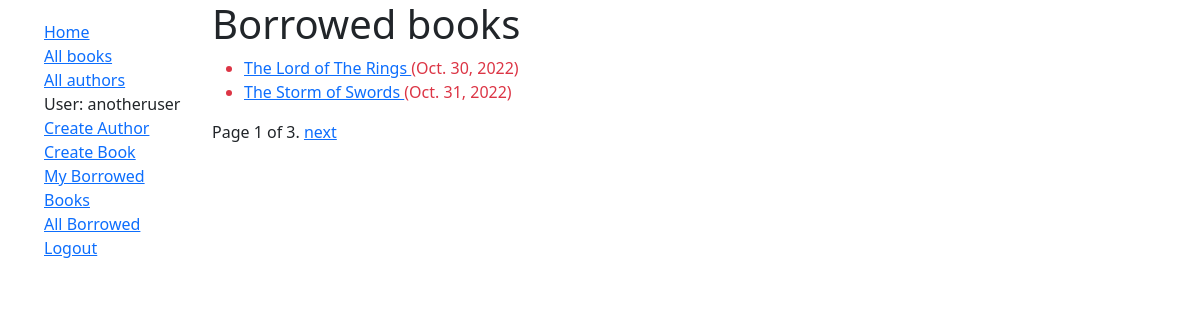
Screenshot of /catalog/mybooks/ (signed in) with the database file from the repository.
### catalog/models.py (models this page shows, shortened)
class BookInstance(models.Model):
    id = models.UUIDField(primary_key=True, default=uuid.uuid4, help_text='Unique ID for this particular book across whole library')
    book = models.ForeignKey('Book', on_delete=models.RESTRICT, null=True)
    imprint = models.CharField(max_length=200)
    due_back = models.DateField(null=True, blank=True)
    LOAN_STATUS = (
        ('m', 'Maintenance'),
        ('o', 'On loan'),
        ('a', 'Available'),
        ('r', 'Reserved'),
    )
    status = models.CharField(
        max_length=1,
        choices=LOAN_STATUS,
        blank=True,
        default='m',
        help_text='Book availability',
    )
    class Meta:
        ordering = ['due_back']
        permissions = (("can_mark_returned", "Set book as returned"),)
    borrower = models.ForeignKey(User, on_delete=models.SET_NULL, null=True, blank=True)
    @property
    def is_overdue(self):
        return bool(self.due_back and date.today() > self.due_back)

class Book(models.Model):
    title = models.CharField(max_length=200)
    author = models.ForeignKey('Author', on_delete=models.SET_NULL, null=True)
    summary = models.TextField(max_length=1000, help_text='Enter a brief description of the book')
    isbn = models.CharField('ISBN', max_length=13, unique=True,
                             help_text='13 Character <a href="https://www.isbn-international.org/content/what-isbn">ISBN number</a>')
    genre = models.ManyToManyField(Genre, help_text='Select a genre for this book')
    language = models.ForeignKey('Language', on_delete=models.RESTRICT, null=True)

### catalog/views.py (the view)
# urls.py: path('mybooks/', views.LoanedBooksByUserListView.as_view(), name='my-borrowed'),
class LoanedBooksByUserListView(LoginRequiredMixin, generic.ListView):
    model = BookInstance
    template_name = 'catalog/bookinstance_list_borrowed_user.html'
    paginate_by = 2
    def get_queryset(self):
        return BookInstance.objects.filter(borrower=self.request.user).filter(status__exact='o').order_by('due_back')

### catalog/templates/catalog/bookinstance_list_borrowed_user.html
{% extends "base_generic.html" %}
{% block content %}
  <h1>Borrowed books</h1>
  {% if bookinstance_list %}
  <ul>
  	{% for bookinst in bookinstance_list %}
  	<li class="{% if bookinst.is_overdue %}text-danger{% endif %}">
  		<a href="{% url 'book-detail' bookinst.book.pk %}"> {{ bookinst.book.title }} </a> ({{ bookinst.due_back }})
  	</li>
  	{% endfor %}
  </ul>
  {% else %}
    <p>There are no books borrowed.</p>
  {% endif %}
{% endblock %}

### catalog/templates/base_generic.html (shortened to what this page needs)
<!DOCTYPE html>
<html lang="en">
<head>
  <link href="https://cdn.jsdelivr.net/npm/bootstrap@5.1.3/dist/css/bootstrap.min.css" rel="stylesheet">
  {% load static %}
  <link rel="stylesheet" href="{% static 'css/styles.css' %}">
</head>
<body>
  <div class="container-fluid">
    <div class="row">
      <div class="col-sm-2">
      {% block sidebar %}
        <ul class="sidebar-nav">
          <li><a href="{% url 'index' %}">Home</a></li>
          <li><a href="{% url 'books' %}">All books</a></li>
          <li><a href="{% url 'authors' %}">All authors</a></li>
          {% if user.is_authenticated %}
            <li>User: {{ user.get_username }} </li>
            <li><a href="{% url 'author-create' %}">Create Author</a></li>
            <li><a href="{% url 'book-create' %}">Create Book</a></li>
            <li><a href="{% url 'my-borrowed' %}">My Borrowed Books</li>
            <li><a href="{% url 'all-borrowed' %}">All Borrowed</a></li>
            <li><a href="{% url 'logout' %}?next={{ request.path }}">Logout</a></li>
          {% else %}
            <li><a href="{% url 'login' %}?next={{ request.path }}">Login</a></li>
          {% endif %}
        </ul>
     {% endblock %}
      </div>
      <div class="col-sm-10 ">{% block content %}{% endblock %}
      {% block pagination%}
        {% if is_paginated %}
          <div class="pagination">
            <span class="page-links">
              <span class="page-current">
                Page {{ page_obj.number }} of {{ page_obj.paginator.num_pages }}.
              </span>
              {% if page_obj.has_next %}
                <a href="{{ request.path }}?page={{ page_obj.next_page_number }}">next</a>
              {% endif %}
            </span>
          </div>
        {% endif %}
      {% endblock %}
    </div>
    </div>
  </div>
</body>
</html>

### catalog/static/css/styles.css (style rules this page uses)
.sidebar-nav { margin-top: 20px; paddng: 0; list-style: none; }

### rows the page displays
BookInstance: book "The Lord of The Rings", due_back "Oct. 30, 2022"
BookInstance: book "The Storm of Swords", due_back "Oct. 31, 2022"

### other values shown
{{ user.get_username }} "anotheruser"
{{ page_obj.number }} "1"
{{ page_obj.paginator.num_pages }} "3"
